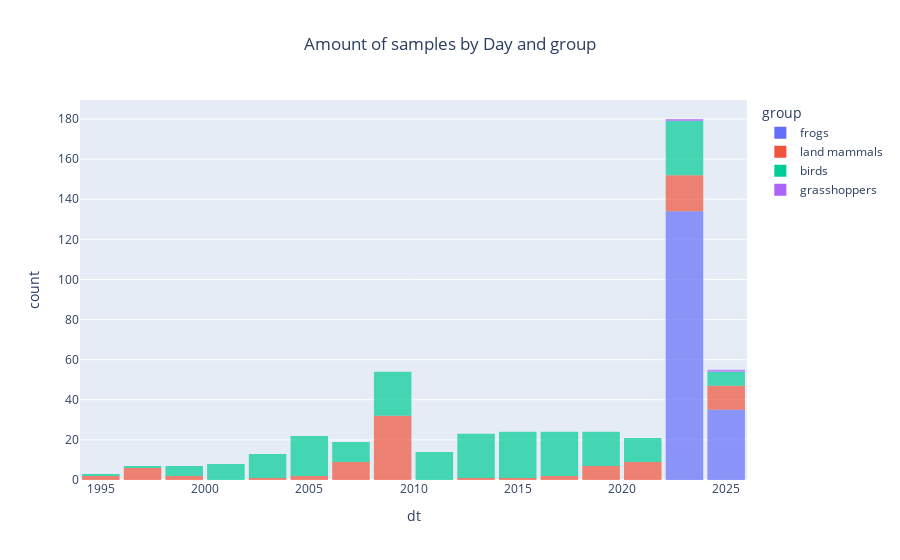

Notebook code for this chart:
### Code cell
fig = eda.daily_distribution_analysis(df, 'dt', 'group')

### Figure 1 — Plotly figure (JSON) as saved in the notebook; plotly's stock layout.template omitted (floating-point values rounded to 4 significant figures; data arrays with more than 128 entries replaced by an {"elided": "..."} marker saying what was removed)
{"data": [{"alignmentgroup": "True", "bingroup": "x", "hovertemplate": "group=frogs<br>dt=%{x}<br>count=%{y}<extra></extra>", "legendgroup": "frogs", "marker": {"color": "#636efa", "opacity": 0.7, "pattern": {"shape": ""}}, "name": "frogs", "offsetgroup": "frogs", "orientation": "v", "showlegend": true, "type": "histogram", "x": {"elided": "169 str values"}, "xaxis": "x", "yaxis": "y"}, {"alignmentgroup": "True", "bingroup": "x", "hovertemplate": "group=land mammals<br>dt=%{x}<br>count=%{y}<extra></extra>", "legendgroup": "land mammals", "marker": {"color": "#EF553B", "opacity": 0.7, "pattern": {"shape": ""}}, "name": "land mammals", "offsetgroup": "land mammals", "orientation": "v", "showlegend": true, "type": "histogram", "x": ["2024-09-29", "2024-10-01", "2024-08-12", "2021-12-19", "2023-04-16", "2024-07-01", "2023-04-13", "2025-02-26", "2019-12-04", "2022-12-11", "2022-12-11", "2022-06-15", "2022-10-23", "2023-11-13", "2022-10-29", "2022-10-04", "2023-09-24", "2023-12-31", "2023-12-31", "2008-08-09", "2008-08-03", "2008-03-11", "2008-03-09", "2008-02-25", "2008-02-24", "2007-12-10", "2007-07-08", "2006-09-15", "2006-09-09", "2004-07-10", "1999-06-01", "1996-05-05", "2022-10-05", "2024-01-20", "2025-03-22", "2018-03-15", "2021-04-28", "2021-04-28", "2021-04-28", "2020-11-07", "2020-11-07", "2019-06-18", "2019-06-18", "2020-11-30", "2019-12-15", "2025-01-23", "2025-01-23", "2024-08-12", "2023-07-16", "2021-03-11", "2023-12-31", "2022-10-05", "2017-11-02", "2014-07-06", "2012-08-05", "2008-08-09", "2008-08-09", "2008-08-06", "2008-08-06", "2008-08-04", "2008-08-04", "2008-08-04", "2008-08-04", "2008-08-03", "2008-08-03", "2008-08-03", "2008-08-03", "2008-06-19", "2008-06-19", "2008-03-13", "2008-03-12", "2008-03-12", "2008-03-09", "2008-03-09", "2008-03-04", "2008-03-04", "2008-03-04", "2008-02-24", "2008-02-19", "2008-02-19", "2008-02-17", "2007-12-09", "2007-07-09", "2007-07-08", "2006-09-15", "2006-09-09", "2004-02-08", "2002-10-09", "1999-09-20", "1997-07-10", "1997-06-11", "1997-06-11", "1996-11-14", "1996-11-14", "1995-03-18", "1995-03-18", "2024-08-28", "2025-03-12", "2018-03-15", "2019-12-04", "2020-09-30", "2023-12-31", "2023-09-24", "2017-04-13"], "xaxis": "x", "yaxis": "y"}, {"alignmentgroup": "True", "bingroup": "x", "hovertemplate": "group=birds<br>dt=%{x}<br>count=%{y}<extra></extra>", "legendgroup": "birds", "marker": {"color": "#00cc96", "opacity": 0.7, "pattern": {"shape": ""}}, "name": "birds", "offsetgroup": "birds", "orientation": "v", "showlegend": true, "type": "histogram", "x": {"elided": "225 str values"}, "xaxis": "x", "yaxis": "y"}, {"alignmentgroup": "True", "bingroup": "x", "hovertemplate": "group=grasshoppers<br>dt=%{x}<br>count=%{y}<extra></extra>", "legendgroup": "grasshoppers", "marker": {"color": "#ab63fa", "opacity": 0.7, "pattern": {"shape": ""}}, "name": "grasshoppers", "offsetgroup": "grasshoppers", "orientation": "v", "showlegend": true, "type": "histogram", "x": ["2024-08-04", "2023-12-02"], "xaxis": "x", "yaxis": "y"}], "layout": {"bargap": 0.1, "barmode": "relative", "legend": {"title": {"text": "group"}, "tracegroupgap": 0}, "title": {"text": "Amount of samples by Day and group", "x": 0.5}, "xaxis": {"anchor": "y", "domain": [0, 1], "title": {"text": "dt"}}, "yaxis": {"anchor": "x", "domain": [0, 1], "title": {"text": "count"}}}}
